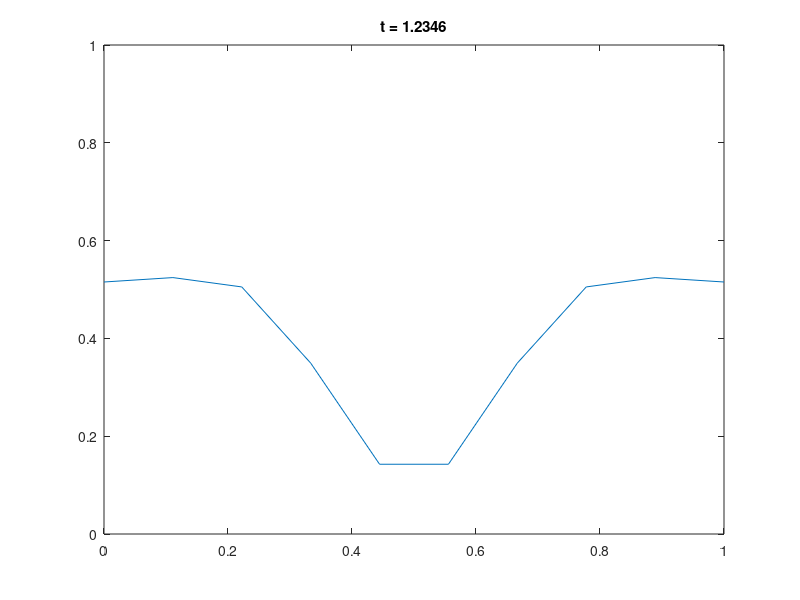

Write MATLAB code to recreate this figure.
%% Main parameters
D = .1;
L = 1;
T = 1;

Nx = 9;
nu = 10; % nu = D * tau / h^2

%% Secondary parameters
x = linspace(0, L, Nx + 1);
h = x(2) - x(1);

tau = nu * h^2 / D;
Nt = ceil(T/tau) + 1;

u_0 = exp(-(x - .5).^2 ./ .05);
% figure(1)
% plot(x, u_0)

%% Transition matrices
U_next = (-2*(1+nu)/nu)*eye(Nx) + ...
    diag(ones(Nx-1, 1), 1) + ...
    diag(ones(Nx-1, 1),-1);
U_now = (2*(1-nu)/nu)*eye(Nx) + ...
    diag(ones(Nx-1, 1), 1) + ...
    diag(ones(Nx-1, 1),-1);

%% Periodic border condition
U_next(1, end) = 1;
U_next(end, 1) = 1;
U_now(1, end) = 1;
U_now(end, 1) = 1;

%% Integration
U = zeros(Nt, Nx);
U(1, :) = u_0(1 : end-1);

for k = 2 : Nt
    U(k, :) = -U_next \ U_now * U(k - 1, :).';
end
U = [U, U(:, 1)];

%% Visualisation
figure(2)

for k = [1 : floor(Nt/100) : Nt, Nt]
    plot(x, U(k, :));
    axis([0 L 0 1]);
    title(['t = ', num2str((k-1)*tau)]);
    drawnow;
end
